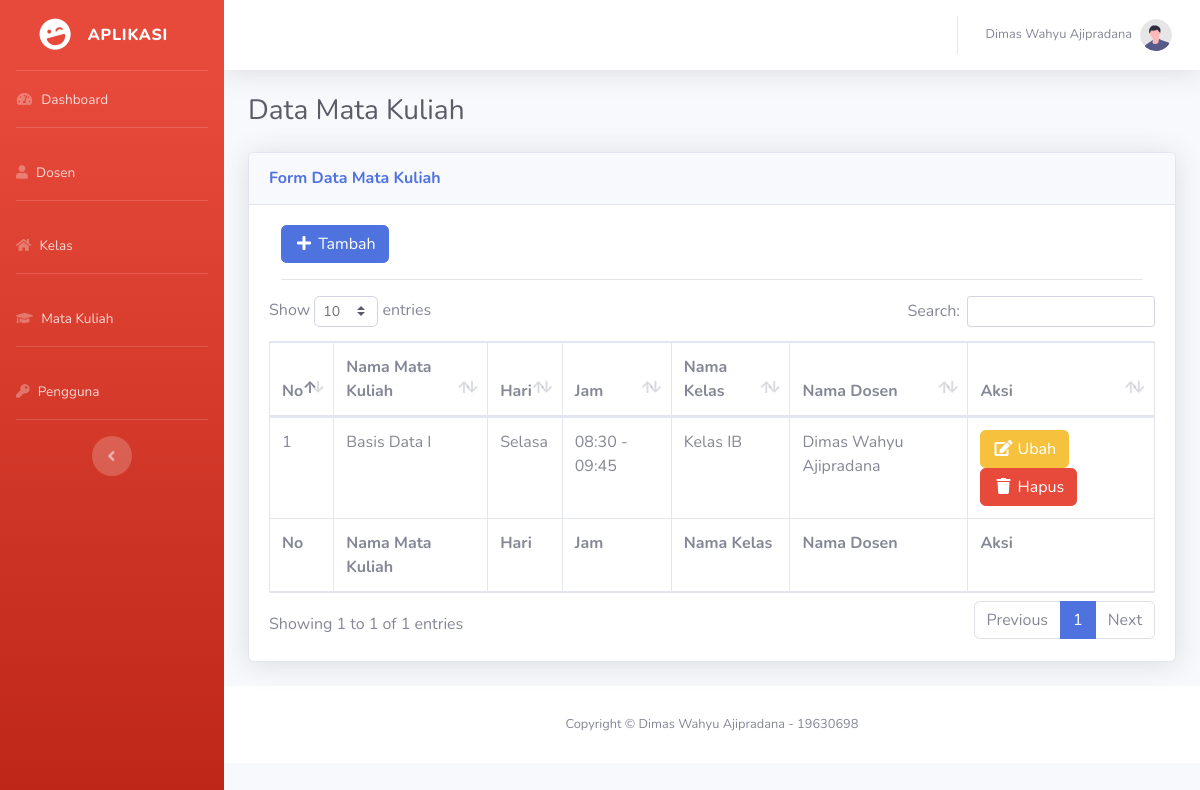
The page /matkul.php (signed in) on the database its author committed.
### tables this page shows
CREATE TABLE IF NOT EXISTS `pengguna` (
`id_pengguna` int(11) NOT NULL,
  `nama_pengguna` varchar(100) NOT NULL,
  `user` varchar(100) NOT NULL,
  `pass` varchar(100) NOT NULL
);

CREATE TABLE IF NOT EXISTS `matkul` (
`id_matkul` int(11) NOT NULL,
  `nama_matkul` varchar(100) NOT NULL,
  `hari` varchar(50) NOT NULL,
  `jam` varchar(50) NOT NULL,
  `id_kelas` int(11) NOT NULL,
  `id_dosen` int(11) NOT NULL
);

CREATE TABLE IF NOT EXISTS `kelas` (
`id_kelas` int(11) NOT NULL,
  `nama_kelas` varchar(100) NOT NULL
);

CREATE TABLE IF NOT EXISTS `dosen` (
`id_dosen` int(11) NOT NULL,
  `nama_dosen` varchar(100) NOT NULL,
  `nohp` varchar(20) NOT NULL,
  `email` varchar(100) NOT NULL
);

CREATE TABLE IF NOT EXISTS `profil` (
`id` int(11) NOT NULL,
  `nama_aplikasi` varchar(100) NOT NULL,
  `nama_profil` varchar(100) NOT NULL,
  `nomor_profil` varchar(100) NOT NULL
);

### config/profil.php (called while the page is built, shortened)
<?php
$query_profil = mysqli_query($link, "select * from profil");
$data_profil = mysqli_fetch_array($query_profil);
$nama_profil = $data_profil['nama_profil'];
$nomor_profil = $data_profil['nomor_profil'];

### pages/center-matkul.php (the view, shortened to what this page needs)
<div class="container-fluid">
    <h1 class="h3 mb-4 text-gray-800"><?= $judul; ?></h1>
    <div class="card shadow mb-4">
        <div class="card-header py-3">
            <h6 class="m-0 font-weight-bold text-primary"><?= $judul_form; ?></h6>
        </div>
        <div class="card-body">
            <div class="col-12">
                <button type="button" class="btn btn-primary" title="Tambah" data-toggle="modal" data-target="#tambah"><i class="fa fa-fw fa-plus"></i> Tambah</button>
                <hr />
            </div>
            <div class=" table-responsive">
                <table class="table table-bordered" id="dataTable" width="100%" cellspacing="0">
                    <thead>
                        <tr>
                            <th>No</th>
                            <th>Nama Mata Kuliah</th>
                            <th>Hari</th>
                            <th>Jam</th>
                            <th>Nama Kelas</th>
                            <th>Nama Dosen</th>
                            <th>Aksi</th>
                        </tr>
                    </thead>
                    <tfoot>
                        <tr>
                            <th>No</th>
                            <th>Nama Mata Kuliah</th>
                            <th>Hari</th>
                            <th>Jam</th>
                            <th>Nama Kelas</th>
                            <th>Nama Dosen</th>
                            <th>Aksi</th>
                        </tr>
                    </tfoot>
                    <tbody>
                        <?php
                        $no = 1;
                        $query_matkul = mysqli_query($link, "select * from matkul order by id_matkul asc");
                        if (mysqli_num_rows($query_matkul) > 0) {
                            while ($data_matkul = mysqli_fetch_array($query_matkul)) {
                                $id_matkul = $data_matkul['id_matkul'];
                                $hari = $data_matkul['hari'];
                                $jam = $data_matkul['jam'];
                                $nama_matkul = $data_matkul['nama_matkul'];
                                $id_dosen = $data_matkul['id_dosen'];
                                $query_dosen = mysqli_query($link, "select * from dosen where id_dosen='$id_dosen' order by id_dosen asc");
                                $data_dosen = mysqli_fetch_array($query_dosen);
                                $nama_dosen = $data_dosen['nama_dosen'];
                                $id_kelas = $data_matkul['id_kelas'];
                                $query_kelas = mysqli_query($link, "select * from kelas where id_kelas='$id_kelas' order by id_kelas asc");
                                $data_kelas = mysqli_fetch_array($query_kelas);
                                $nama_kelas = $data_kelas['nama_kelas'];
                        ?>
                                <tr>
                                    <td><?= $no; ?></td>
                                    <td><?= $nama_matkul; ?></td>
                                    <td><?= $hari; ?></td>
                                    <td><?= $jam; ?></td>
                                    <td><?= $nama_kelas; ?></td>
                                    <td><?= $nama_dosen; ?></td>
                                    <td><a href="#" title="Ubah" data-toggle="modal" data-target="#ubah<?php echo $id_matkul; ?>"><button type="button" class="btn btn-warning "><i class="fa fa-fw fa-edit"></i> Ubah</button></a>&nbsp;&nbsp;<a href="proses/proses-matkul.php?s=<?php echo $id_matkul; ?>" title="Hapus" onclick="return confirm('Apakah anda yakin ingin menghapus data <?php echo $nama_matkul; ?>?')"><button type="button" class="btn btn-danger "><i class="fa fa-fw fa-trash"></i> Hapus </button></a></td>
                                </tr>
                        <?php $no++;
                            }
                        }
                        ?>
                    </tbody>
                </table>
            </div>
        </div>
    </div>
</div>

### matkul.php (shortened to what this page needs)
<?php
include 'config/koneksi.php';
include 'config/profil.php';
if (!isset($_SESSION['user'])) {
    echo "<script>alert('Anda belum login, silahkan login terlebih dahulu!');window.location ='login.php';</script>";
} else {
    $user = $_SESSION['user'];
    $query_session = mysqli_query($link, "select * from pengguna where user='$user'");
    if (mysqli_num_rows($query_session) == 1) {
        $judul = 'Data Mata Kuliah';
        $judul_form = 'Form Data Mata Kuliah';
        include "templates/header.php";
        include "templates/sidebar.php";
        include "templates/topnavbar.php";
        include "pages/center-matkul.php";
        include "templates/footer.php";
    } else {
        echo "<script>alert('Anda belum masuk, silahkan masuk terlebih dahulu!');window.location ='login.php';</script>";
    }
}

### templates/header.php (shortened to what this page needs)
<!DOCTYPE html>
<html lang="en">
<head>
    <link href="assets/vendor/fontawesome-free/css/all.min.css" rel="stylesheet" type="text/css">
    <link href="assets/css/sb-admin-2.min.css" rel="stylesheet">
    <link href="assets/vendor/datatables/dataTables.bootstrap4.min.css" rel="stylesheet">
    <?php
    $data_session = mysqli_fetch_array($query_session);
    $nama_penggunalogin = $data_session['nama_pengguna'];
    ?>
</head>
<body id="page-top">
    <div id="wrapper">

### templates/sidebar.php
<ul class="navbar-nav bg-gradient-danger sidebar sidebar-dark accordion" id="accordionSidebar">
    <a class="sidebar-brand d-flex align-items-center justify-content-center" href="index.html">
        <div class="sidebar-brand-icon rotate-n-15">
            <i class="fas fa-laugh-wink"></i>
        </div>
        <div class="sidebar-brand-text mx-3">Aplikasi</div>
    </a>
    <hr class="sidebar-divider my-0">
    <li class="nav-item">
        <a class="nav-link" href="index.php">
            <i class="fas fa-fw fa-tachometer-alt"></i>
            <span>Dashboard</span></a>
    </li>
    <hr class="sidebar-divider">
    <li class="nav-item">
        <a class="nav-link" href="dosen.php">
            <i class="fa fa-user" aria-hidden="true"></i>
            <span>Dosen</span></a>
    </li>
    <hr class="sidebar-divider">
    <li class="nav-item">
        <a class="nav-link" href="kelas.php">
            <i class="fa fa-home" aria-hidden="true"></i>
            <span>Kelas</span></a>
    </li>
    <hr class="sidebar-divider">
    <li class="nav-item">
        <a class="nav-link" href="matkul.php">
            <i class="fa fa-graduation-cap" aria-hidden="true"></i>
            <span>Mata Kuliah</span></a>
    </li>
    <hr class="sidebar-divider">
    <li class="nav-item">
        <a class="nav-link" href="pengguna.php">
            <i class="fa fa-key" aria-hidden="true"></i>
            <span>Pengguna</span></a>
    </li>
    <hr class="sidebar-divider d-none d-md-block">
    <div class="text-center d-none d-md-inline">
        <button class="rounded-circle border-0" id="sidebarToggle"></button>
    </div>
</ul>
<div id="content-wrapper" class="d-flex flex-column">
    <div id="content">

### templates/topnavbar.php (shortened to what this page needs)
<nav class="navbar navbar-expand navbar-light bg-white topbar mb-4 static-top shadow">
    <ul class="navbar-nav ml-auto">
        <li class="nav-item dropdown no-arrow">
            <a class="nav-link dropdown-toggle" href="#" id="userDropdown" role="button" data-toggle="dropdown" aria-haspopup="true" aria-expanded="false">
                <span class="mr-2 d-none d-lg-inline text-gray-600 small"><?= $nama_penggunalogin; ?></span>
                <img class="img-profile rounded-circle" src="assets/img/undraw_profile.svg">
            </a>
        </li>
    </ul>
</nav>

### templates/footer.php (shortened to what this page needs)
<footer class="sticky-footer bg-white">
    <div class="container my-auto">
        <div class="copyright text-center my-auto">
            <span>Copyright &copy; <?= $nama_profil . ' - ' . $nomor_profil; ?></span>
        </div>
    </div>
</footer>
</div>
</div>
</body>
</html>

### rows shown on the page
pengguna: nama_pengguna "Dimas Wahyu Ajipradana"
matkul: nama_matkul "Basis Data I", hari "Selasa", jam "08:30 - 09:45", id_kelas.nama_kelas "Kelas IB", id_dosen.nama_dosen "Dimas Wahyu Ajipradana"
profil: nama_profil "Dimas Wahyu Ajipradana", nomor_profil "19630698"

### other values the page prints
$judul "Data Mata Kuliah"
$judul_form "Form Data Mata Kuliah"
